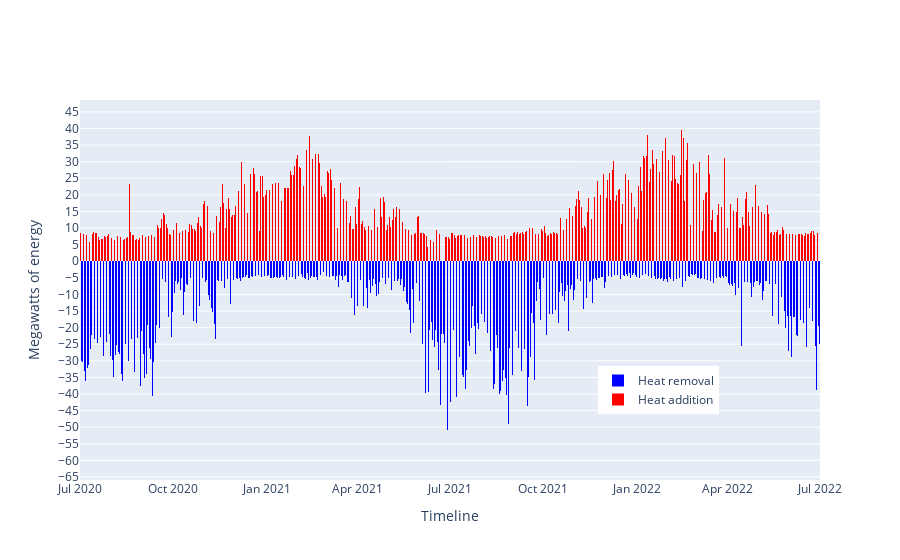

The notebook cell saved with this chart:
### Code cell
import plotly.graph_objects as go


fig = go.Figure(data=[go.Bar(
    name = 'Heat removal',
    x = PU_Data['Timestamp'],
    y = -PU_Data['Campus heat removal, MW'],
    marker_color='blue', marker_line_width=0
   ),
                       go.Bar(
    name = 'Heat addition',
    x = PU_Data['Timestamp'],
    y = PU_Data['Campus building heat addition, MW'],
    marker_color='red', marker_line_width=0
   )
])
 
fig.update_layout(xaxis_title='Timeline',yaxis_title='Megawatts of energy')
fig.update_layout(barmode='group',bargap=0.0,bargroupgap=0.0,
                   legend=dict(yanchor="top",y=0.3,xanchor="left",x=0.7),
                   yaxis=dict(dtick=5))
fig.show()

### Figure 1 — Plotly figure (JSON) as saved in the notebook; plotly's stock layout.template omitted (floating-point values rounded to 4 significant figures; data arrays with more than 128 entries replaced by an {"elided": "..."} marker saying what was removed)
{"data": [{"marker": {"color": "blue", "line": {"width": 0}}, "name": "Heat removal", "type": "bar", "x": {"elided": "17518 str values"}, "y": {"elided": "17518 float values"}}, {"marker": {"color": "red", "line": {"width": 0}}, "name": "Heat addition", "type": "bar", "x": {"elided": "17518 str values"}, "y": {"elided": "17518 float values"}}], "layout": {"autosize": true, "bargap": 0, "bargroupgap": 0, "barmode": "group", "legend": {"x": 0.7, "xanchor": "left", "y": 0.3, "yanchor": "top"}, "xaxis": {"autorange": true, "range": ["2020-06-30 23:30", "2022-07-01 00:30"], "title": {"text": "Timeline"}, "type": "date"}, "yaxis": {"autorange": true, "dtick": 5, "range": [-65.9, 48.58], "title": {"text": "Megawatts of energy"}, "type": "linear"}}}
